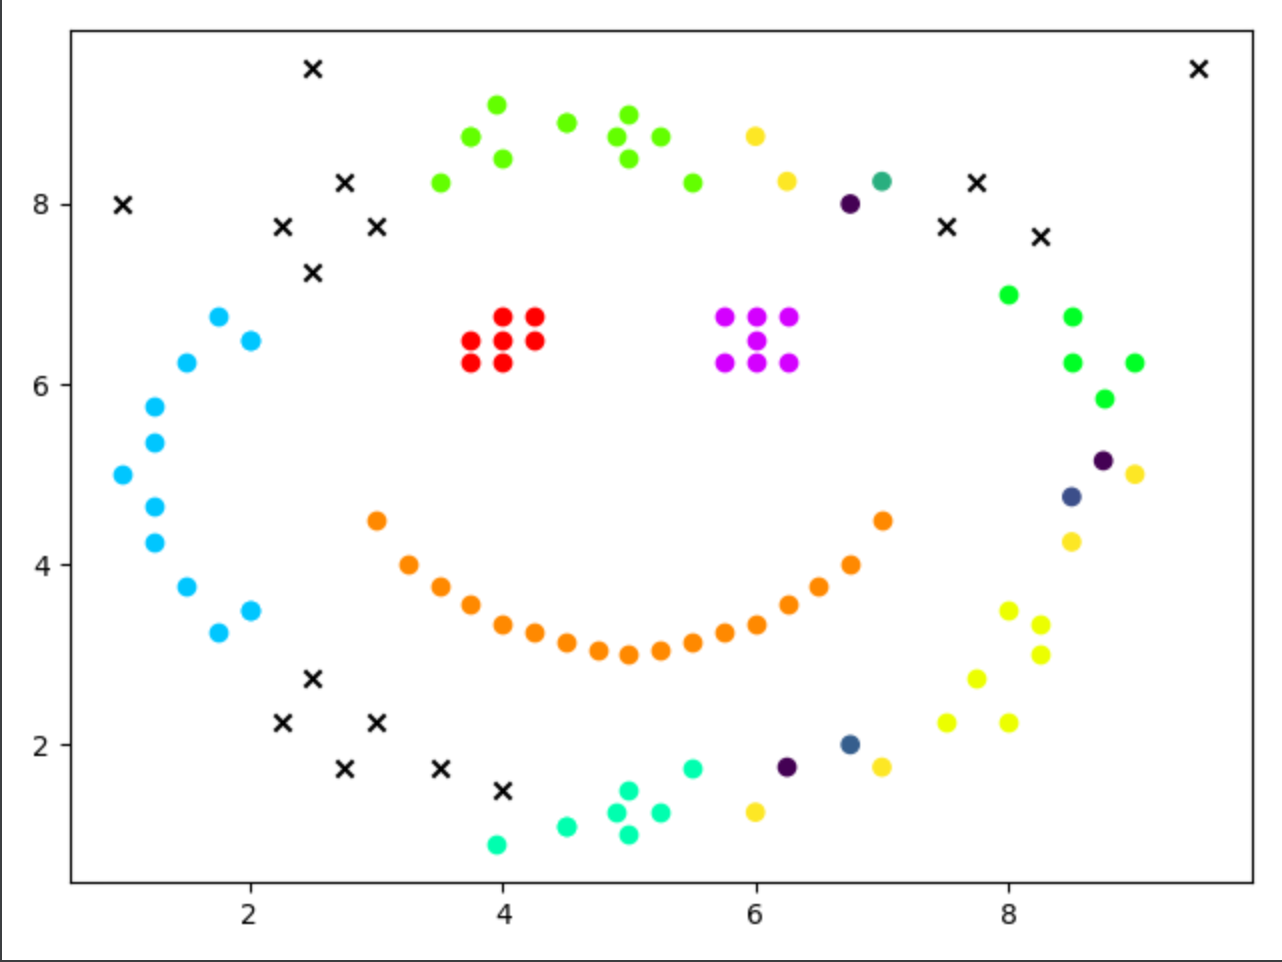

The Python source for this figure:
"""
Name: Giang Duong
ID : 014533857
# Chapter 6 Question 16: 
"""
import random
import math
import matplotlib.pyplot as plt

#data points in dbscan.txt
Xs=[(1.0, 5.0), (1.25, 5.35), (1.25, 5.75), (1.5, 6.25), (1.75, 6.75), (2.0, 6.5), (3.0, 7.75), (3.5, 8.25), (3.75, 8.75), (3.95, 9.1), (4.0, 8.5), (2.5, 7.25), (2.25, 7.75), (2.0, 6.5), (2.75, 8.25), (4.5, 8.9), (9.0, 5.0), (8.75, 5.85), (9.0, 6.25), (8.0, 7.0), (8.5, 6.25), (8.5, 6.75), (8.25, 7.65), (7.0, 8.25), (6.0, 8.75), (5.5, 8.25), (5.25, 8.75), (4.9, 8.75), (5.0, 8.5), (7.5, 7.75), (7.75, 8.25), (6.75, 8.0), (6.25, 8.25), (4.5, 8.9), (5.0, 1.0), (1.25, 4.65), (1.25, 4.25), (1.5, 3.75), (1.75, 3.25), (2.0, 3.5), (3.0, 2.25), (3.5, 1.75), (3.75, 8.75), (3.95, 0.9), (4.0, 1.5), (2.5, 2.75), (2.25, 2.25), (2.0, 3.5), (2.75, 1.75), (4.5, 1.1), (5.0, 9.0), (8.75, 5.15), (8.0, 2.25), (8.25, 3.0), (8.5, 4.75), (8.5, 4.25), (8.25, 3.35), (7.0, 1.75), (8.0, 3.5), (6.0, 1.25), (5.5, 1.75), (5.25, 1.25), (4.9, 1.25), (5.0, 1.5), (7.5, 2.25), (7.75, 2.75), (6.75, 2.0), (6.25, 1.75), (4.5, 1.1), (3.0, 4.5), (7.0, 4.5), (5.0, 3.0), (4.0, 3.35), (6.0, 3.35), (4.25, 3.25), (5.75, 3.25), (3.5, 3.75), (6.5, 3.75), (3.25, 4.0), (6.75, 4.0), (3.75, 3.55), (6.25, 3.55), (4.75, 3.05), (5.25, 3.05), (4.5, 3.15), (5.5, 3.15), (4.0, 6.5), (4.0, 6.75), (4.0, 6.25), (3.75, 6.5), (4.25, 6.5), (4.25, 6.75), (3.75, 6.25), (6.0, 6.5), (6.0, 6.75), (6.0, 6.25), (5.75, 6.75), (5.75, 6.25), (6.25, 6.75), (6.25, 6.25), (9.5, 9.5), (2.5, 9.5), (1.0, 8.0)]


def distance(p1, p2):
   return math.sqrt(math.pow(p1[0] - p2[0], 2) + math.pow(p1[1] - p2[1], 2))

def getNeighborIdxList(pidx, Xs, e):
   l = []
   for i in range(len(Xs)):
      if distance(Xs[pidx], Xs[i]) <= e: l.append(i)
   return l

def isPtIdxInClusters(pidx, clusters):
   for c in clusters:
      if pidx in c: return True
   return False

#the implementation uses the points index in the List as the unique identifier
def dbscan(Xs, e, m): #dbscan clustering algorithm
   nonVisitedIndex = []
   for i in range(len(Xs)): nonVisitedIndex.append(i) #all points not visited

   clusters = []
   while len(nonVisitedIndex) > 0: #until all points visited 
      idx = random.choice(nonVisitedIndex) #random select a non-visited pt
      nonVisitedIndex.remove(idx) #mark as visited

      ns = getNeighborIdxList(idx, Xs, e)
      if len(ns) < m: #this is not a core point
         continue

      #this is core points, launch a new clusters
      newC = [idx]
      clusters.append(newC)

      #for all core point's neighbors not already in a cluster
      #add to stack as this is the points also get assigned to the same cluster
      stack = []
      for _pidx in ns:
         if not isPtIdxInClusters(_pidx, clusters): stack.append(_pidx)

      while len(stack) > 0:
         pidx = stack.pop()
         newC.append(pidx) #all points in the stack will assign to the cluster
         if pidx in nonVisitedIndex: nonVisitedIndex.remove(pidx) #mark as visited

         _ns = getNeighborIdxList(pidx, Xs, e)
         if len(_ns) < m: continue #not a core point so its neighbors won't expand 

         #this is core point, expand with its neighbors 
         _ns.remove(pidx)
         for _pidx in _ns:
            #push all reachable points to stack
            #if they not already in cluster and the stack
            if not isPtIdxInClusters(_pidx, clusters) and not _pidx in stack:  
               stack.append(_pidx)

   #return
   return clusters

      


#main():

#choice of (e,m) in Q16
ems = [(0.6, 3), (0.75, 4), (1.0, 5), (2.0, 10)]

for e, m in ems:
   totalPts = 0
   clusters = dbscan(Xs, e, m)

   print("For e = %.1f, m = %d, # clusters = %d" % (e, m, len(clusters)))
   for i, c in enumerate(clusters):
      #print("cluster %d: (len=%d) = %s" % (i, len(c), c))
      print("cluster %d: (len=%d)" % (i, len(c)))
      totalPts += len(c)

   #pts not in any clusters are the outliers
   outliers = []
   for idx in range(len(Xs)):
      if not isPtIdxInClusters(idx, clusters): outliers.append(idx)
         
   #print("outliers: (len=%d) = %s" % (len(outliers), outliers))
   print("outliers: (len=%d)" % (len(outliers),))
   totalPts += len(outliers)
   print("total # points = %d" % totalPts)
   print("\n")

   #visualize the clusters
   N = len(clusters)
   plt.figure("e=%.1f, m=%d, # clusters = %d, # outliers = %d" % (e,m,N,len(outliers)))
   cmap = plt.cm.get_cmap("hsv", N+1)
   for i in range(N):
      xs = []
      ys = []
      for idx in clusters[i]:
         xs.append(Xs[idx][0])
         ys.append(Xs[idx][1])
      plt.scatter(xs, ys, c=cmap(i))

   #outliers
   xs = []
   ys = []
   for idx in outliers:
      xs.append(Xs[idx][0])
      ys.append(Xs[idx][1])
   plt.scatter(xs, ys, c="black", marker='x')

#show all graphs
plt.show()
